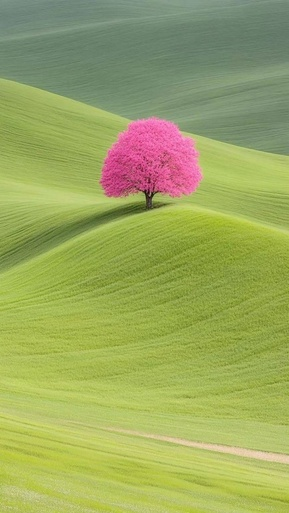
#> input picture input/image1.jpg, 289 x 513 px, shrunk from 736 x 1308 before the run
$ python HSI_to_RGB.py
#> lines starting #> are read from the running program, lines starting #| are printed output that depends on the picture; after the words box and inside, x2 and y2 are one past the last pixel; in counts of white or black regions, pixels touching at a corner belong together
#> further down, image is the input picture: shape (513, 289, 3); mean B, G, R 95, 167.9, 155.8
import cv2
import numpy as np
import matplotlib.pyplot as plt
import os


def rgb_to_hsi(img):
    r = img[:, :, 0]
    g = img[:, :, 1]
    b = img[:, :, 2]

    intensity = (r + g + b) / 3

    minimum = np.minimum(r, np.minimum(g, b))
    saturation = 1 - (3 * minimum) / (r + g + b + 1e-8)

    numerator = 0.5 * ((r - g) + (r - b))
    denominator = np.sqrt((r - g)**2 + (r - b) * (g - b))

    theta = np.arccos(
        np.clip(numerator / (denominator + 1e-8), -1, 1)
    )

    hue = np.where(b <= g, theta, 2 * np.pi - theta)
    hue = hue / (2 * np.pi)
    hue = np.where(saturation == 0, 0, hue)

    hsi = np.stack((hue, saturation, intensity), axis=2)
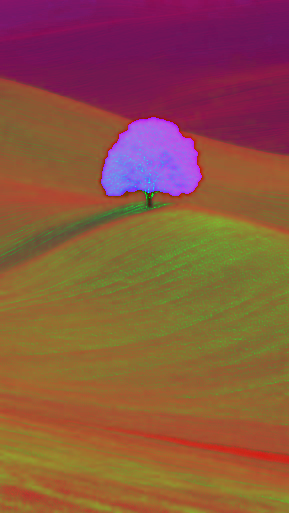
#> hsi: shape (513, 289, 3) float32; mean of channels 0, 1, 2 0.253, 0.333, 0.547; drawn as B, G, R

    return hsi


def hsi_to_rgb(hsi):

    h = hsi[:, :, 0] * 2 * np.pi
    s = hsi[:, :, 1]
    i = hsi[:, :, 2]

    r = np.zeros(h.shape)
    g = np.zeros(h.shape)
    b = np.zeros(h.shape)

    mask = h < 2 * np.pi / 3
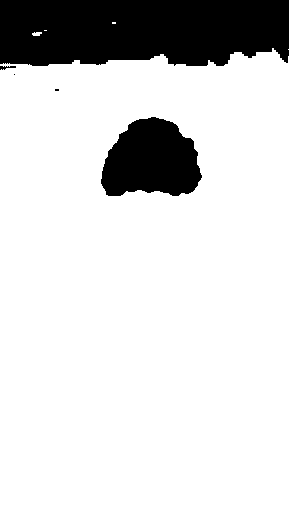
#> mask: shape (513, 289) bool; 84.1% white; 5 black regions (2 under 20 px), largest, box (x1, y1, x2, y2) and area: (0, 0, 289, 66) 17614, (101, 117, 202, 196) 5977, (0, 66, 16, 70) 37

    hm = h[mask]

    b[mask] = i[mask] * (1 - s[mask])

    r[mask] = i[mask] * (
        1 + s[mask] * np.cos(hm) /
        (np.cos(np.pi / 3 - hm) + 1e-8)
    )

    g[mask] = 3 * i[mask] - r[mask] - b[mask]

    mask = (h >= 2 * np.pi / 3) & (h < 4 * np.pi / 3)
#> mask: shape (513, 289) bool; 11.9% white; 4 white regions (2 under 20 px), largest, box (x1, y1, x2, y2) and area: (0, 0, 289, 66) 17614, (0, 66, 16, 70) 37

    hm = h[mask] - 2 * np.pi / 3
#> hm = 17660 values, max 0.714 at index 92, min 0 at index 150, mean 0.146

    r[mask] = i[mask] * (1 - s[mask])
#> r: shape (513, 289) float64; min 0, max 0.957, mean 0.577

    g[mask] = i[mask] * (
        1 + s[mask] * np.cos(hm) /
        (np.cos(np.pi / 3 - hm) + 1e-8)
    )
#> g: shape (513, 289) float64; min 0, max 0.871, mean 0.644

    b[mask] = 3 * i[mask] - r[mask] - g[mask]
#> b: shape (513, 289) float64; min 0, max 0.745, mean 0.349

    mask = h >= 4 * np.pi / 3
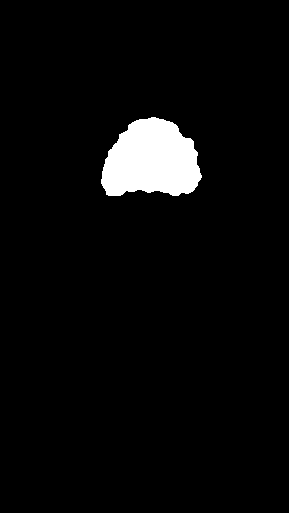
#> mask: shape (513, 289) bool; 4% white; 1 white region, box (x1, y1, x2, y2) and area: (101, 117, 202, 196) 5977

    hm = h[mask] - 4 * np.pi / 3
#> hm = 5977 values, max 2.08 at index 5801, min 1.48 at index 961, mean 1.67

    g[mask] = i[mask] * (1 - s[mask])
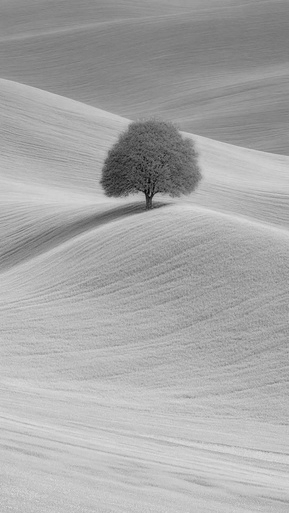
#> g: shape (513, 289) float64; min 0, max 0.871, mean 0.659

    b[mask] = i[mask] * (
        1 + s[mask] * np.cos(hm) /
        (np.cos(np.pi / 3 - hm) + 1e-8)
    )
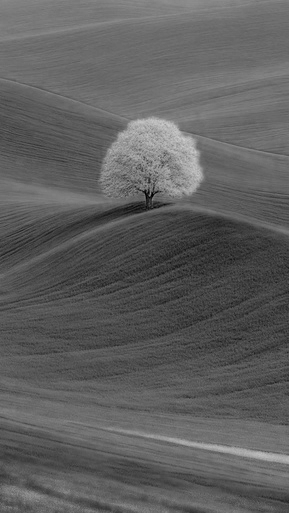
#> b: shape (513, 289) float64; min 0, max 0.808, mean 0.373

    r[mask] = 3 * i[mask] - g[mask] - b[mask]
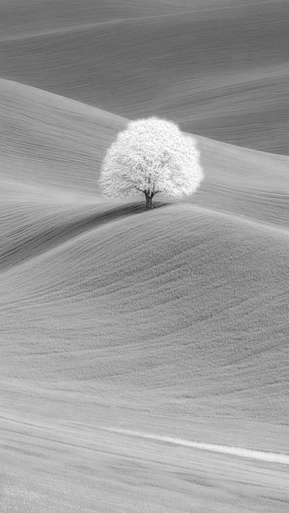
#> r: shape (513, 289) float64; min 0.102, max 1, mean 0.611

    rgb = np.stack((r, g, b), axis=2)
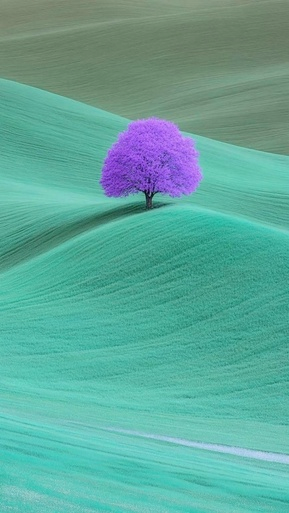
#> rgb: shape (513, 289, 3) float64; mean of channels 0, 1, 2 0.611, 0.659, 0.373; drawn as B, G, R

    return np.clip(rgb, 0, 1)


if __name__ == "__main__":

    image = cv2.imread("input/image1.jpg")

    if image is None:
        print("Image not found")
        exit()

    image = cv2.cvtColor(image, cv2.COLOR_BGR2RGB)
    image = image.astype(np.float32) / 255.0

    hsi = rgb_to_hsi(image)
    reconstructed = hsi_to_rgb(hsi)

    plt.figure(figsize=(10, 5))

    plt.subplot(1, 2, 1)
    plt.imshow(image)
    plt.title("Original RGB")
    plt.axis("off")

    plt.subplot(1, 2, 2)
    plt.imshow(reconstructed)
    plt.title("Reconstructed RGB")
    plt.axis("off")
    os.makedirs("output", exist_ok=True)

    plt.savefig(
        "output/RGB_Comparison.png",
        dpi=300,
        bbox_inches="tight"
    )

    plt.show()

    plt.figure(figsize=(12, 4))

    plt.subplot(1, 3, 1)
    plt.imshow(hsi[:, :, 0], cmap="gray")
    plt.title("Hue")
    plt.axis("off")

    plt.subplot(1, 3, 2)
    plt.imshow(hsi[:, :, 1], cmap="gray")
    plt.title("Saturation")
    plt.axis("off")

    plt.subplot(1, 3, 3)
    plt.imshow(hsi[:, :, 2], cmap="gray")
    plt.title("Intensity")
    plt.axis("off")

    plt.savefig(
    "output/HSI_Channels.png",
    dpi=300,
    bbox_inches="tight"
    )

    plt.show()
